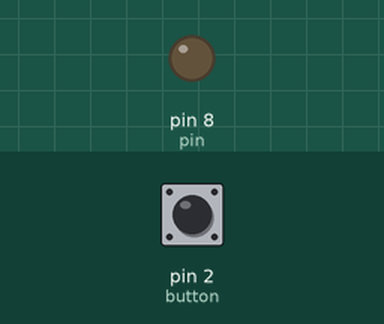
The sketch below on a simulated Arduino Uno, built with avr-gcc and run on an emulated ATmega328P. Parts: output pins drawn as LEDs (lit = HIGH). Dashed ring = blinking. The inputs (shaded band) are chosen by the test bench; at power-on: pin 2 (button) LOW.

Above: at 1.2 s.
1.3 s: pin 2 (button) pulled HIGH for 3.2 s
At 2.1 s:
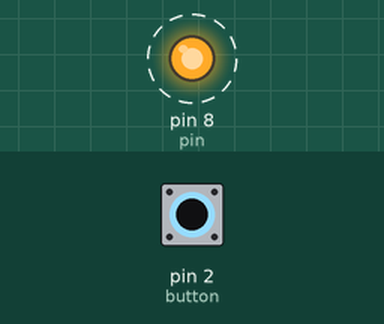
Timing chart, 0 to 6.0 s (numbered marks = the images above; inputs shaded):
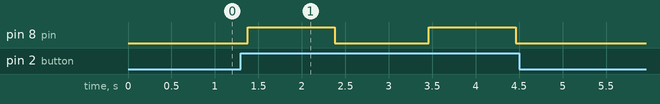

Measured:
- after the input at 1.3 s, pin 8 (pin): alternates HIGH for 1.0 s and LOW for 1.1 s, 4 changes in all, then stays LOW, starting after 0.08 s

The sketch:

5.ino
```cpp
int pin=8;
int button=2;
int buttonState=0;
void setup() {
  // put your setup code here, to run once:
pinMode(pin,OUTPUT);
pinMode(button,INPUT);
}

void loop() {
  // put your main code here, to run repeatedly:
buttonState=digitalRead(button);
if(buttonState==HIGH)
{
  delay(80);
  if(buttonState==HIGH)
      {
      digitalWrite(pin,HIGH);
      delay(1000);
      digitalWrite(pin,LOW);
      delay(1000);
      }
}
else {digitalWrite(pin,LOW);}
}
```
